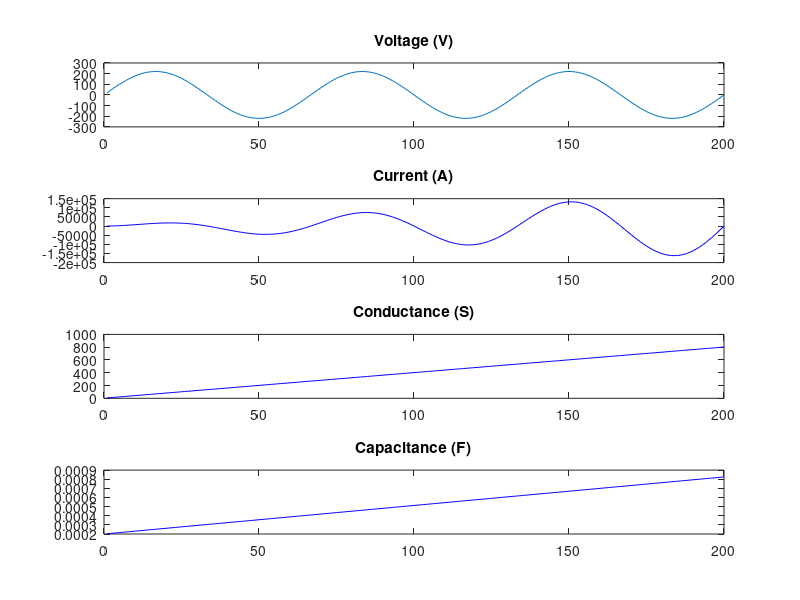

The MATLAB source for this figure: (Note: this script raises an error after producing the figure.)
function ret = rcmeter_lsm()
  
  #최소 제곱법을 통해서 근사화 시킴
  EpochMax = 10;
  solvRate = 0.01;
  Cycl = 3;       # 주기 수
  Len = 200;     # 데이터 길이
  Vp = 220;       # 전압 진폭
  w = 2*pi*Cycl/Len;

  n_t = 1:1:Len; # 샘플번호

  %N차 다항식 계수 참 값
  a_t = [ 0.01 0.02 ];
  b_t = [ 10^-6 20^-6 ];
  #미지수 갯수
  ath = length(a_t);
  bth = length(b_t);
  vars_num = ath + bth;

  V_t = Vp*sin(w*n_t);         # 측정 전압
  dVdn_t = w*Vp*cos(w*n_t);

  function ret = polyFunc(a, x)
    ret = 0;
    for m=1:1:length(x)
      for p=1:1:length(a)
        ret += a(p).*x.^(p-1);
      endfor
    endfor
  endfunction  

  function ret = diff_polyFunc(a, x)
    ret = 0;
    for m=1:1:length(x)
      for p=1:1:length(a)
        ret += (p-1)*a(p).*x.^(p-2);
      endfor
    endfor
  endfunction  

  function ret = Current(v, dvdn, g, c, dcdn)
    ret = ( g + dcdn ) .* v + c .* dvdn;
  endfunction

  function ret = ErrorSquare(it, ir, N)
    ret = 0;
    for m=N
      err = ir(m) - it(m);
      ret += err*err/samples;
    endfor
  endfunction

  function [g, c, dcdn] = refreshValues(a, b, x)
    g = polyFunc(a, x);         
    c = polyFunc(b, x);         
    dcdn = diff_polyFunc(b, x);
  endfunction

  [G_t, C_t, dCdn_t] = refreshValues(a_t, b_t, n_t);
  I_t = Current(V_t, dVdn_t, G_t, C_t, dCdn_t); #측정전류

  inputGraph = figure(2);
  subplot(4,1,1);
  plot(n_t, V_t);
  title('Voltage (V)');
  subplot(4,1,2);
  plot(n_t, I_t, 'b');
  title('Current (A)');
  subplot(4,1,3);
  plot(n_t, G_t, 'b');
  title('Conductance (S)');
  subplot(4,1,4);
  plot(n_t, C_t, 'b');
  title('Capacitance (F)');

  # 입력 데이터
  # 1) 전압 V, dVdn
  # 2) 전류 I
  # 출력 데이터
  # 1) 컨덕턴스 Gr
  # 2) 캐패시턴스 Cr
  # 3) 오차율(참 값: G, C, 측정 값: Gr, Cr)
  
  function ret = dIda_k(p, i, v, dvdn, g, c, dcdn)
    pn = p -1;
    ret = m^pn*v(m);
  endfunction

  function ret = dIdb_k(p, i, v, dvdn, g, c, dcdn)
    pn = p -1;
    ret = pn*m^(pn-1)*v(m) + m^pn*dvdn(m);
  endfunction

  a_r = ones(size(a_t));
  b_r = ones(size(b_t));
  #a_r = a_t;
  #b_r = b_t;

  figure(1);
  errt = [];
  Irms = ErrorSquare(I_t, zeros(size(I_t)), n_t);  
  %샘플 개수 미지수 만큼 나눠서 에러를 계산하고 매트리스를 푼다!
  
  for epoch=1:1:EpochMax
    [G_r, C_r, dCdn_r] = refreshValues(a_r, b_r, n_t);
    I_r = Current(V_t, dVdn_t, G_r, C_r, dCdn_r); #추정전류
    Err = ErrorSquare(I_t, I_r, n_t);
    errt = [errt Err];
    plot(errt, 'rx-');
    drawnow;
    printf("%d) %.3f\r\n",epoch, Err); 
    
    if ( Err == 0 ) break; end
    if epoch > 2
      if(errt(epoch) == 0)
        printf("Finish 1");
        break;
      end
      if( abs( Err / Irms ) < 0.03)
        printf("Finish 2");
        break;
      end
    end
    
    # dI = dIda * da + dIdb * db
        
 
    for p=1:1:ath

    
    endfor
  endfor
  
  
  
  inputGraph = figure(2);
  subplot(4,1,1);
  plot(n_t, V_t);
  title('Voltage (V)');
  subplot(4,1,2);
  plot(n_t, I_t, 'b:', n_t, I_r, 'rx');
  title('Current (A)');
  subplot(4,1,3);
  plot(n_t, G_t, 'b:', n_t, G_r, 'rx');
  title('Conductance (S)');
  subplot(4,1,4);
  plot(n_t, C_t, 'b:', n_t, C_r, 'rx');
  title('Capacitance (F)');




endfunction